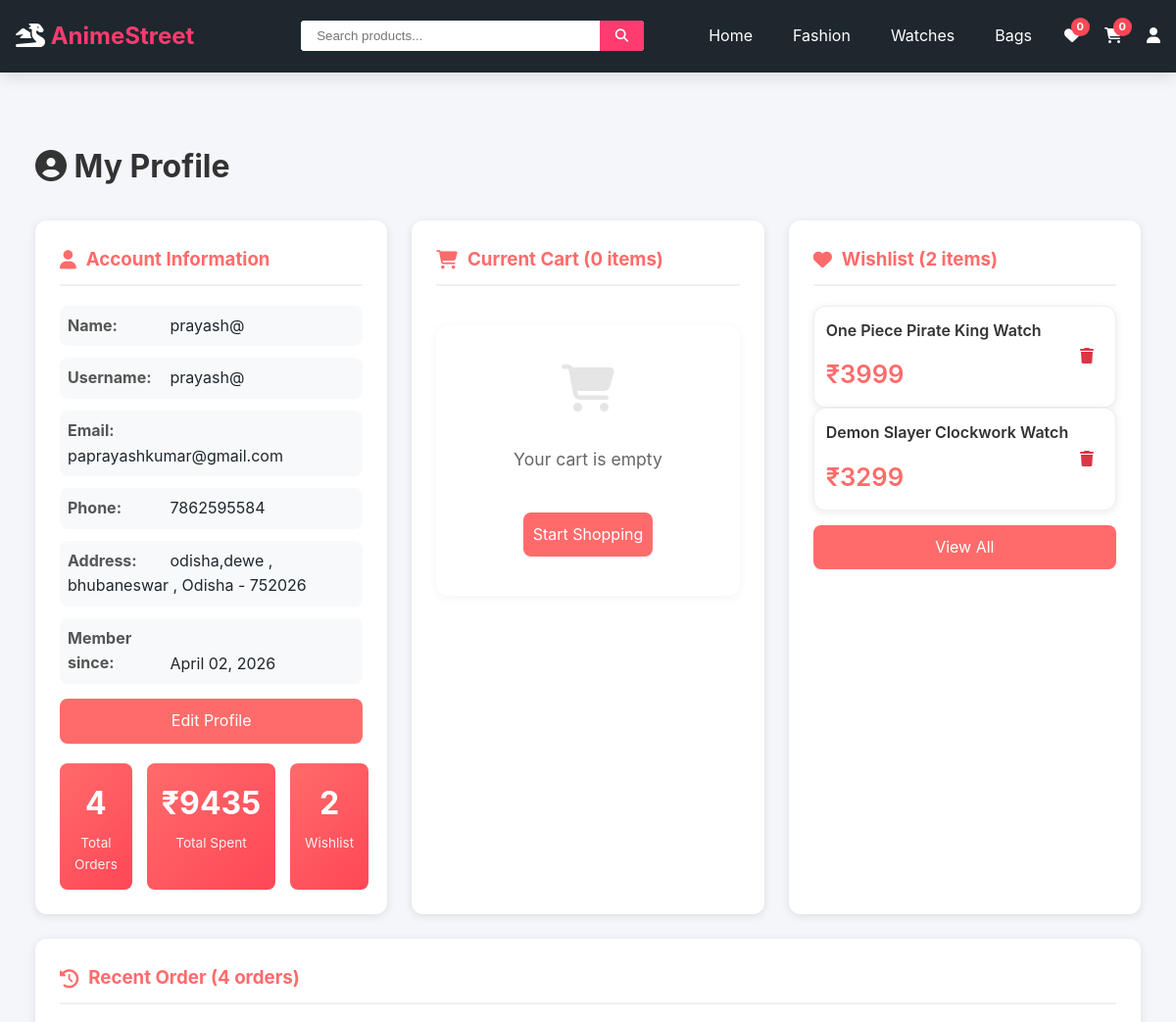
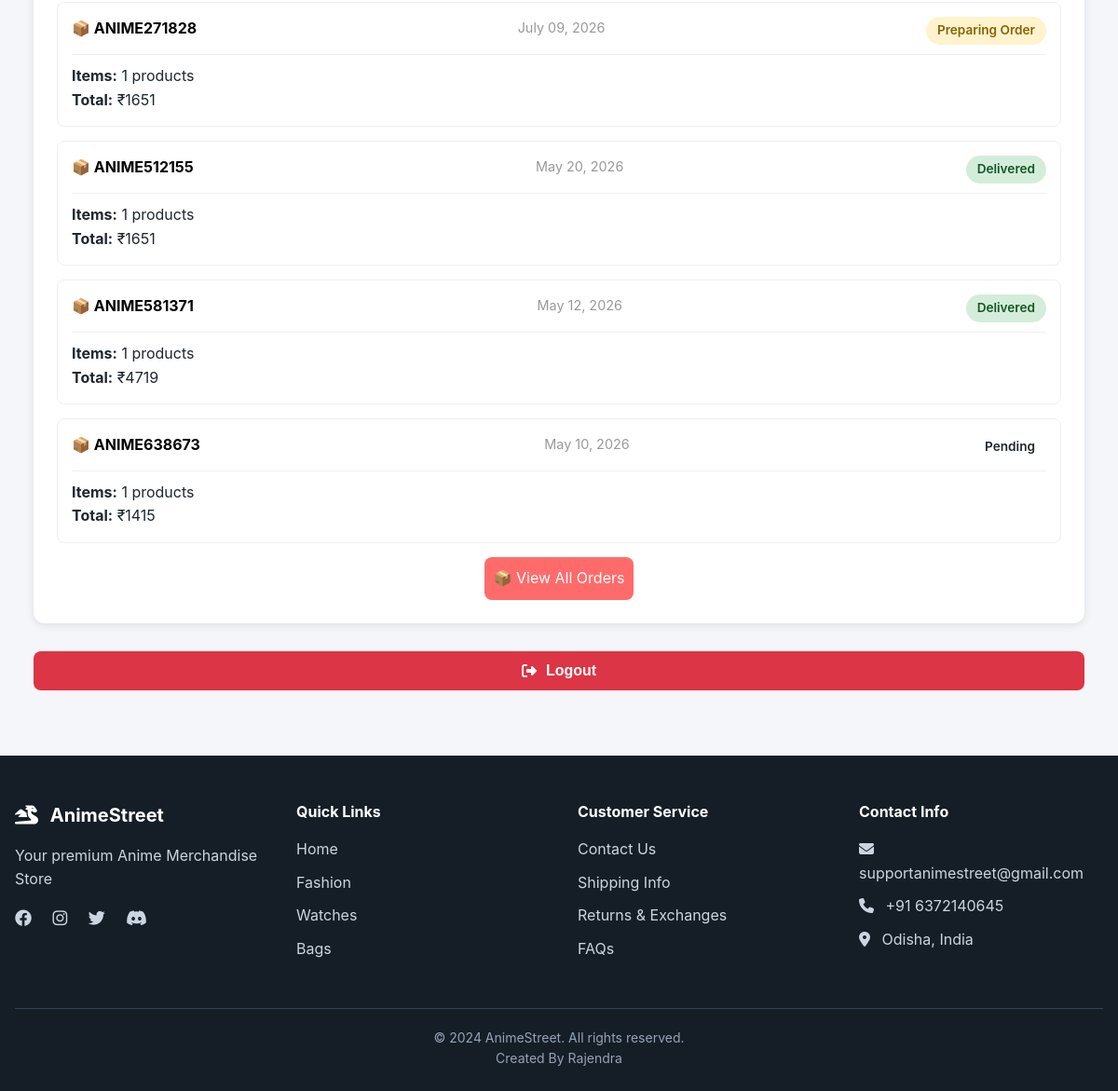
Screenshot of /profile/ (signed in) with the database file from the repository (2 pictures, top to bottom).
### shop/models.py (models this page shows, shortened)
class User(AbstractUser):
    phone = models.CharField(max_length=15, blank=True)
    address = models.TextField(blank=True)
    created_at = models.DateTimeField(auto_now_add=True)

class Profile(models.Model):
    user = models.OneToOneField(User, on_delete=models.CASCADE)
    phone = models.CharField(max_length=15, blank=True)
    address = models.TextField(blank=True)
    city = models.CharField(max_length=100, blank=True)
    state = models.CharField(max_length=100, blank=True)
    pincode = models.CharField(max_length=10, blank=True)

class WishlistItem(models.Model):
    wishlist = models.ForeignKey(Wishlist, on_delete=models.CASCADE, related_name='items')
    product = models.ForeignKey(Product, on_delete=models.CASCADE)
    added_at = models.DateTimeField(auto_now_add=True)
    class Meta:
        unique_together = ['wishlist', 'product']

class Product(models.Model):
    product_id = models.IntegerField(unique=True)
    name = models.CharField(max_length=200)
    price = models.DecimalField(max_digits=10, decimal_places=2)
    category = models.ForeignKey(Category, on_delete=models.CASCADE, related_name='products')
    sub_category = models.CharField(max_length=50, blank=True, null=True)
    type = models.CharField(max_length=100, blank=True)
    image = models.CharField(max_length=500, blank=True, null=True)
    image_url = models.URLField(max_length=500, blank=True, null=True)
    rating = models.DecimalField(max_digits=3, decimal_places=2, default=4.5)
    reviews = models.IntegerField(default=0)
    description = models.TextField(blank=True)
    sizes = models.JSONField(default=list)
    in_stock = models.BooleanField(default=True)
    featured = models.BooleanField(default=False)
    created_at = models.DateTimeField(auto_now_add=True)

class Order(models.Model):
    user = models.ForeignKey(User, on_delete=models.CASCADE)
    total_price = models.DecimalField(max_digits=10, decimal_places=2)
    payment_method = models.CharField(max_length=10, default="COD")
    transaction_id = models.CharField(max_length=100, blank=True, null=True)
    payment_screenshot = models.ImageField(upload_to='payments/', blank=True, null=True)
    payment_status = models.CharField(max_length=20, default="Pending")
    STATUS_CHOICES = [
    ('pending', 'Pending'),
    ('paid', 'Payment Confirmed'),
    ('processing', 'Preparing Order'),
    ('packed', 'Packed'),
    ('shipped', 'Shipped'),
    ('out_for_delivery', 'Out for Delivery'),
    ('delivered', 'Delivered'),
    ]
    status = models.CharField(
    max_length=30,
    choices=STATUS_CHOICES,
    default='pending'
)
    order_id = models.CharField(max_length=20, unique=True, blank=True)
    tracking_id = models.CharField(max_length=100, blank=True, null=True)
    created_at = models.DateTimeField(auto_now_add=True)

### shop/views.py (the view)
# urls.py: path('profile/', views.profile, name='profile'),
@login_required
def profile(request):
    cart, created = Cart.objects.get_or_create(user=request.user)
    wishlist, created = Wishlist.objects.get_or_create(user=request.user)
    orders = Order.objects.filter(user=request.user)\
        .prefetch_related('items')\
        .order_by('-created_at')[:4]
    cart_items = cart.items.select_related('product').all()
    wishlist_items = wishlist.items.select_related('product').all()
    cart_total = cart.get_total()
    total_orders = orders.count()
    total_spent = sum(order.total_price for order in orders)
    context = {
        'user': request.user,
        'cart_items': cart_items,
        'wishlist_items': wishlist_items,
        'orders': orders,
        'cart_total': cart_total,
        'total_orders': total_orders,
        'total_spent': total_spent,
    }
    return render(request, 'shop/profile.html', context)

### shop/context_processors.py (called while the page is built)
def cart_count(request):
    if request.user.is_authenticated:
        try:
            cart, created = Cart.objects.get_or_create(user=request.user)
            count = cart.get_total_items()
        except:
            count = 0
    else:
        count = 0
    return {'cart_count': count}

### shop/models.py (called while the page is built)
    def get_total(self):
        return sum(item.get_total() for item in self.items.all())

    def get_total_items(self):
        return sum(item.quantity for item in self.items.all())

### shop/templates/shop/profile.html (shortened to what this page needs)
{% extends 'shop/base.html' %}
{% load static %}
{% block content %}
<div class="container">
    <div class="profile-container">
        <h1><i class="fas fa-user-circle"></i> My Profile</h1>
        <div class="profile-grid">
            <div class="profile-card user-info">
                <h3><i class="fas fa-user"></i> Account Information</h3>
                <p><strong>Name:</strong> {{ user.first_name|default:user.username }}</p>
                <p><strong>Username:</strong> {{ user.username }}</p>
                <p><strong>Email:</strong> {{ user.email }}</p>
                <p><strong>Phone:</strong> {{ user.profile.phone|default:"Not provided" }}</p>
                <p><strong>Address:</strong>
                    {{ user.profile.address|default:"Not provided" }}
                    {% if user.profile.city %}, {{ user.profile.city }}{% endif %}
                    {% if user.profile.state %}, {{ user.profile.state }}{% endif %}
                    {% if user.profile.pincode %} - {{ user.profile.pincode }}{% endif %}
                </p>
                <p><strong>Member since:</strong> {{ user.date_joined|date:"F d, Y" }}</p>
                <div class="action-buttons">
                    <a href="{% url 'shop:edit_profile' %}" class="checkout-btn">
                        Edit Profile
                    </a>
                </div>
                <div class="stats-grid">
                    <div class="stat-box">
                        <div class="stat-number">{{ total_orders }}</div>
                        <div class="stat-label">Total Orders</div>
                    </div>
                    <div class="stat-box">
                        <div class="stat-number">₹{{ total_spent|floatformat:0 }}</div>
                        <div class="stat-label">Total Spent</div>
                    </div>
                    <div class="stat-box">
                        <div class="stat-number">{{ wishlist_items|length }}</div>
                        <div class="stat-label">Wishlist</div>
                    </div>
                </div>
            </div>
            <div class="profile-card">
                <h3><i class="fas fa-shopping-cart"></i> Current Cart ({{ cart_items|length }} items)</h3>
                {% if cart_items %}
                <div>
                    {% for item in cart_items %}
                    <div class="cart-item">
                        <div class="cart-item-info">
                            <div class="cart-item-name">{{ item.product.name }}</div>
                            <div class="cart-item-price">₹{{ item.product.price|floatformat:0 }} × {{ item.quantity }}
                            </div>
                            <div class="cart-item-size">Size: {{ item.size }}</div>
                        </div>
                        <div class="cart-item-remove"
                            onclick='removeFromCart("{{ item.product.product_id }}", "{{ item.size }}")' <i
                            class="fas fa-trash"></i>
                        </div>
                    </div>
                    {% endfor %}
                    <div class="cart-total">
                        Total: <span>₹{{ cart_total|floatformat:0 }}</span>
                    </div>
                    <div class="action-buttons">
                        <a href="{% url 'shop:cart' %}" class="checkout-btn">View Cart</a>
                        <a href="{% url 'shop:checkout' %}" class="checkout-btn">Checkout</a>
                    </div>
                </div>
                {% else %}
                <div class="empty-state">
                    <i class="fas fa-shopping-cart"></i>
                    <p>Your cart is empty</p>
                    <a href="{% url 'shop:index' %}" class="checkout-btn">Start Shopping</a>
                </div>
                {% endif %}
            </div>
            <div class="profile-card">
                <h3><i class="fas fa-heart"></i> Wishlist ({{ wishlist_items|length }} items)</h3>
                {% if wishlist_items %}
                <div>
                    {% for item in wishlist_items %}
                    <div class="wishlist-item">
                        <div class="wishlist-item-info">
                            <div class="wishlist-item-name">{{ item.product.name }}</div>
                            <div class="wishlist-item-price">₹{{ item.product.price|floatformat:0 }}</div>
                        </div>
                        <div class="wishlist-item-remove"
                        onclick='removeFromWishlist("{{ item.product.product_id }}")'>
                            <i class="fas fa-trash"></i>
                        </div>
                    </div>
                    {% endfor %}
                    <div class="action-buttons">
                        <a href="{% url 'shop:wishlist' %}" class="checkout-btn">View All</a>
                    </div>
                </div>
                {% else %}
                <div class="empty-state">
                    <i class="fas fa-heart-broken"></i>
                    <p>Your wishlist is empty</p>
                    <a href="{% url 'shop:fashion' %}" class="checkout-btn">Explore Products</a>
                </div>
                {% endif %}
            </div>
        </div>
        <div class="profile-card" style="margin-top: 25px;">
            <h3><i class="fas fa-history"></i> Recent Order ({{ orders|length }} orders)</h3>
            {% if orders %}
            <div>
                {% for order in orders|slice:":4" %}
                <div class="order-item">
                    <div class="order-header">
                        <div style="color: black; font-weight: bold;">
                            📦 {{ order.order_id }}
                        </div>
                        <span class="order-date">{{ order.created_at|date:"F d, Y" }}</span>
                        <span class="order-status status-{{ order.status }}">{{ order.get_status_display }}</span>
                    </div>
                    <p><strong>Items:</strong> {{ order.items.count }} products</p>
                    <p><strong>Total:</strong> ₹{{ order.total_price|floatformat:0 }}</p>
                </div>
                {% endfor %}
                <div style="text-align: center; margin-top: 15px;">
                    <a href="{% url 'shop:my_orders' %}" class="checkout-btn">
                        📦 View All Orders
                    </a>
                </div>
            </div>
            {% else %}
            <div class="empty-state">
                <i class="fas fa-shopping-bag"></i>
                <p>No orders yet</p>
                <a href="{% url 'shop:index' %}" class="checkout-btn">Start Shopping</a>
            </div>
            {% endif %}
        </div>
        <form method="POST" action="{% url 'shop:logout' %}"
            onsubmit="return confirm('Are you sure you want to logout?')">
            <button type="submit" class="logout-btn">
                <i class="fas fa-sign-out-alt"></i> Logout
            </button>
        </form>
    </div>
</div>
{% endblock %}

### shop/static/shop/css/style.css (style rules this page uses)
* { margin: 0; padding: 0; box-sizing: border-box; }
:root { --primary: #ff3b6f; --primary-dark: #e62e5c; --secondary: #6c5ce7; --success: #00b894; --danger: #d63031; --warning: #fdcb6e; --dark: #1e272e; --darker: #151e26; --light: #f5f6fa; --gray: #808e9b; --white: #ffffff; --shadow-sm: 0 2px 5px rgba(0,0,0,0.1); --shadow-md: 0 5px 15px rgba(0,0,0,0.1); --shadow-lg: 0 10px 25px rgba(0,0,0,0.15); --radius-sm: 4px; --radius-md: 8px; --radius-lg: 12px; --space-xs: 0.5rem; --space-sm: 1rem; --space-md: 1.5rem; --space-lg: 2rem; --space-xl: 3rem; }
body { font-family: -apple-system, BlinkMacSystemFont, 'Segoe UI', Roboto, Oxygen, Ubuntu, sans-serif; background: var(--light); color: var(--dark); line-height: 1.6; min-height: 100vh; display: flex; flex-direction: column; }
.container { max-width: 1200px; margin: 0 auto; padding: 0 var(--space-sm); width: 100%; }
.empty-state { text-align: center; padding: 60px 20px; background: white; border-radius: 8px; box-shadow: 0 2px 10px rgba(0,0,0,0.1); display: flex; flex-direction: column; align-items: center; gap: 20px; }
.wishlist-item { display: flex; background: white; border-radius: 12px; overflow: hidden; box-shadow: 0 2px 10px rgba(0,0,0,0.08); transition: transform 0.3s ease, box-shadow 0.3s ease; border: 1px solid #eee; width: 100%; }
.wishlist-item-info { flex: 2; display: flex; flex-direction: column; gap: 12px; }
.wishlist-item-price { font-size: 1.6rem; font-weight: 700; color: #e44d26; }
.empty-state { text-align: center; padding: 60px 20px; background: white; border-radius: 12px; box-shadow: 0 2px 10px rgba(0,0,0,0.05); margin: 40px auto; max-width: 600px; }
.empty-state i { font-size: 4rem; color: #ccc; margin-bottom: 20px; }
.empty-state p { color: #666; margin-bottom: 20px; font-size: 1.1rem; }

### rows the page displays
User: first_name "prayash@", username "prayash@", email "paprayashkumar@gmail.com", profile.phone "7862595584", profile.address "odisha,dewe", profile.city "bhubaneswar", profile.state "Odisha", profile.pincode "752026", date_joined "April 02, 2026"
WishlistItem: product.name "One Piece Pirate King Watch", product.price "3999"
WishlistItem: product.name "Demon Slayer Clockwork Watch", product.price "3299"
Order: order_id "ANIME271828", created_at "July 09, 2026", status "Preparing Order", items.count "1", total_price "1651"
Order: order_id "ANIME512155", created_at "May 20, 2026", status "Delivered", items.count "1", total_price "1651"
Order: order_id "ANIME581371", created_at "May 12, 2026", status "Delivered", items.count "1", total_price "4719"
Order: order_id "ANIME638673", created_at "May 10, 2026", status "Pending", items.count "1", total_price "1415"

### other values shown
{{ total_orders }} "4"
{{ total_spent|floatformat:0 }} "9435"
{{ wishlist_items|length }} "2"
{{ cart_items|length }} "0"
{{ orders|length }} "4"
